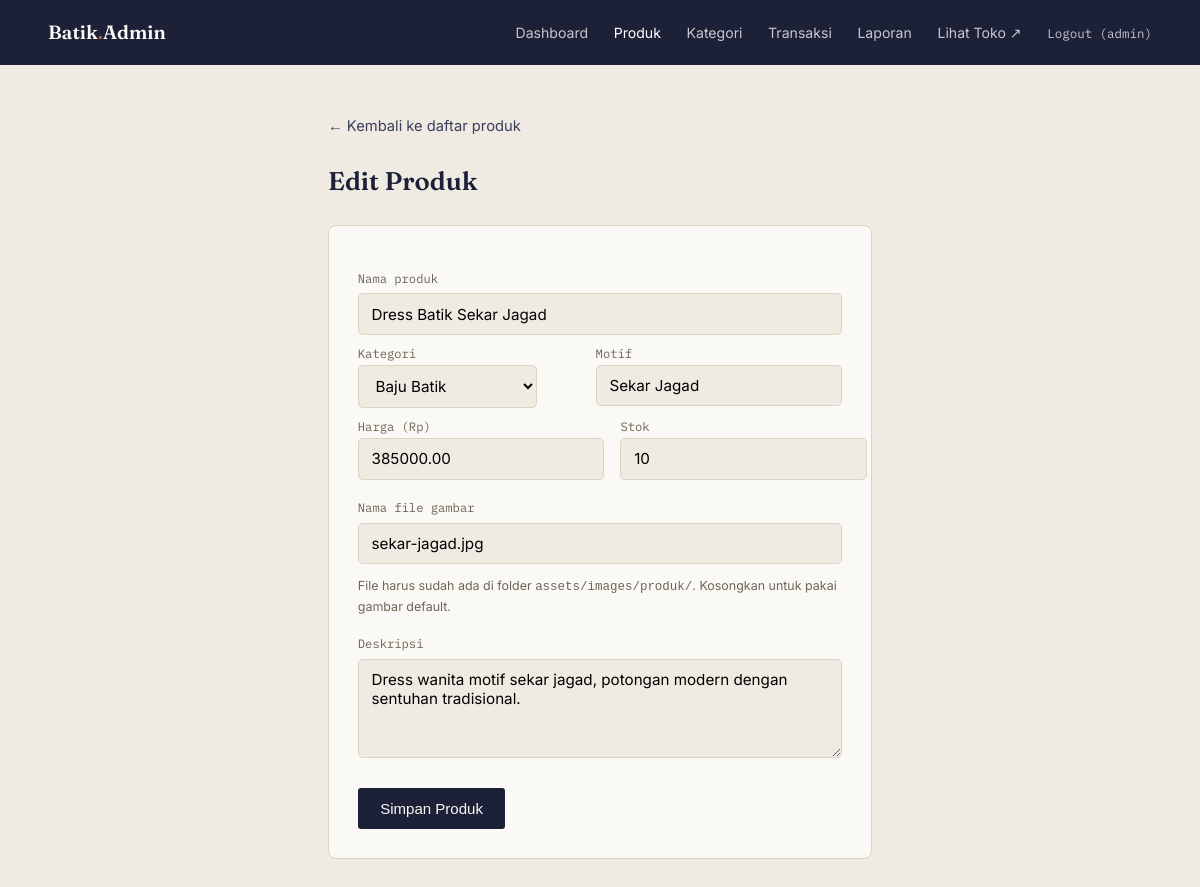
Before: /admin/produk_form.php?id=6 (signed in) with the older database file.
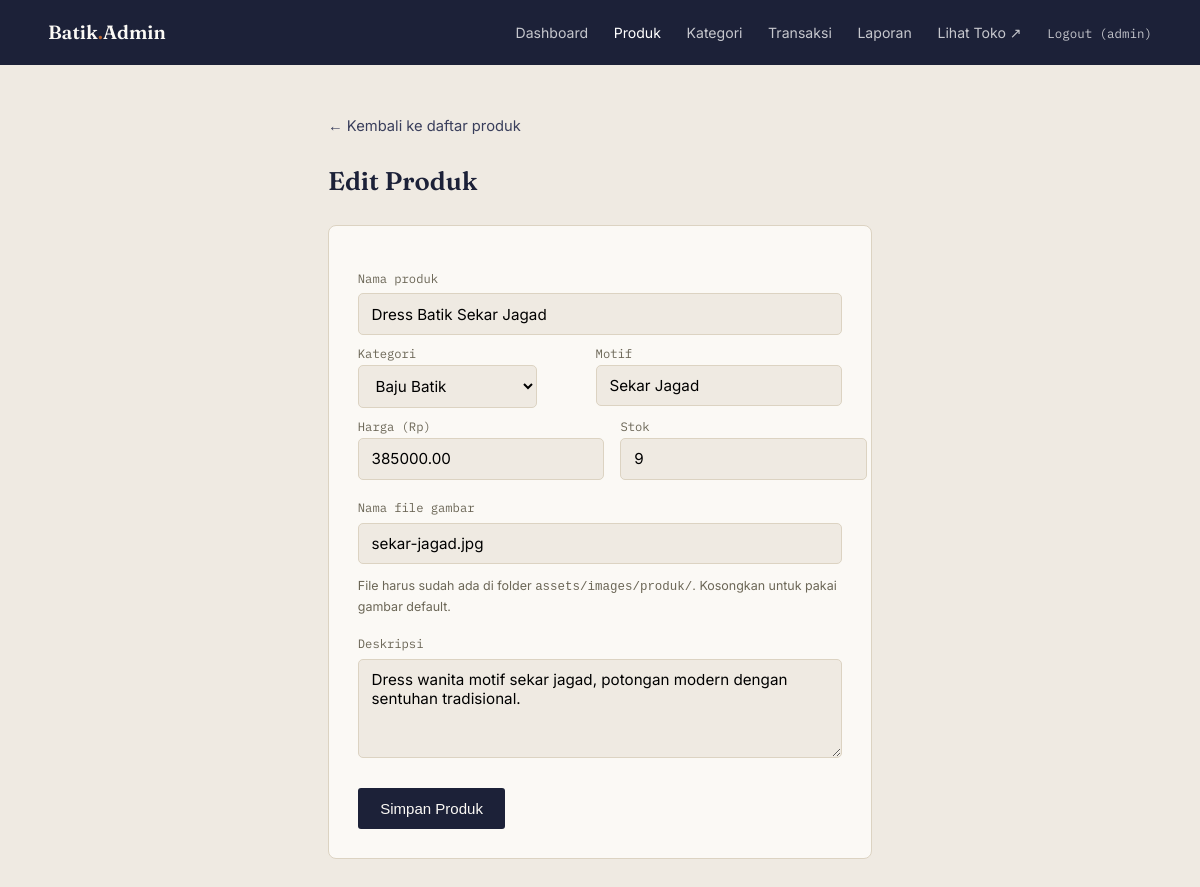
After: the same page with the newer database file.
### tables this page shows
CREATE TABLE `produk` (
  `id` int NOT NULL,
  `kategori_id` int NOT NULL,
  `nama` varchar(120) NOT NULL,
  `motif` varchar(80) NOT NULL,
  `harga` decimal(12,2) NOT NULL,
  `stok` int NOT NULL DEFAULT '0',
  `deskripsi` text,
  `gambar` varchar(255) DEFAULT NULL,
  `dibuat_pada` timestamp NULL DEFAULT CURRENT_TIMESTAMP
);

CREATE TABLE `kategori` (
  `id` int NOT NULL,
  `nama` varchar(50) NOT NULL,
  `slug` varchar(50) NOT NULL
);

### admin/produk_form.php (the view, shortened to what this page needs)
<?php
require_once '../config/database.php';
$id = (int) ($_GET['id'] ?? 0);
$produk = [
    'id' => 0, 'kategori_id' => '', 'nama' => '', 'motif' => '',
    'harga' => '', 'stok' => '', 'deskripsi' => '', 'gambar' => '',
];
if ($id > 0) {
    $stmt = $pdo->prepare("SELECT * FROM produk WHERE id = :id");
    $stmt->execute([':id' => $id]);
    $found = $stmt->fetch();
    if ($found) {
        $produk = $found;
    }
}
$kategoriList = $pdo->query("SELECT * FROM kategori ORDER BY nama")->fetchAll();
require_once 'includes/admin_header.php';
?>
<main class="admin-main admin-main--narrow">
  <a href="produk.php" class="back-link">&larr; Kembali ke daftar produk</a>
  <h1><?= $id > 0 ? 'Edit Produk' : 'Tambah Produk' ?></h1>
  <form class="admin-form" method="post" action="produk_simpan.php">
    <label for="nama">Nama produk</label>
    <input type="text" id="nama" name="nama" required value="<?= htmlspecialchars($produk['nama']) ?>">
    <div class="admin-form__row">
      <div>
        <label for="kategori_id">Kategori</label>
        <select id="kategori_id" name="kategori_id" required>
          <?php foreach ($kategoriList as $k): ?>
            <option value="<?= $k['id'] ?>" <?= (int)$produk['kategori_id'] === (int)$k['id'] ? 'selected' : '' ?>>
              <?= htmlspecialchars($k['nama']) ?>
            </option>
          <?php endforeach; ?>
        </select>
      </div>
      <div>
        <label for="motif">Motif</label>
        <input type="text" id="motif" name="motif" required value="<?= htmlspecialchars($produk['motif']) ?>">
      </div>
    </div>
    <div class="admin-form__row">
      <div>
        <label for="harga">Harga (Rp)</label>
        <input type="number" id="harga" name="harga" min="0" step="1000" required value="<?= htmlspecialchars($produk['harga']) ?>">
      </div>
      <div>
        <label for="stok">Stok</label>
        <input type="number" id="stok" name="stok" min="0" required value="<?= htmlspecialchars($produk['stok']) ?>">
      </div>
    </div>
    <label for="gambar">Nama file gambar</label>
    <input type="text" id="gambar" name="gambar" placeholder="contoh: kawung.jpg" value="<?= htmlspecialchars($produk['gambar']) ?>">
    <p class="admin-form__hint">File harus sudah ada di folder <code>assets/images/produk/</code>. Kosongkan untuk pakai gambar default.</p>
    <label for="deskripsi">Deskripsi</label>
    <textarea id="deskripsi" name="deskripsi" rows="4" required><?= htmlspecialchars($produk['deskripsi']) ?></textarea>
    <button type="submit" class="btn btn--solid">Simpan Produk</button>
  </form>
</main>
<?php require_once 'includes/admin_footer.php'; ?>

Changed rows visible on the page:
changed produk "Dress Batik Sekar Jagad": stok "10" → "9"
